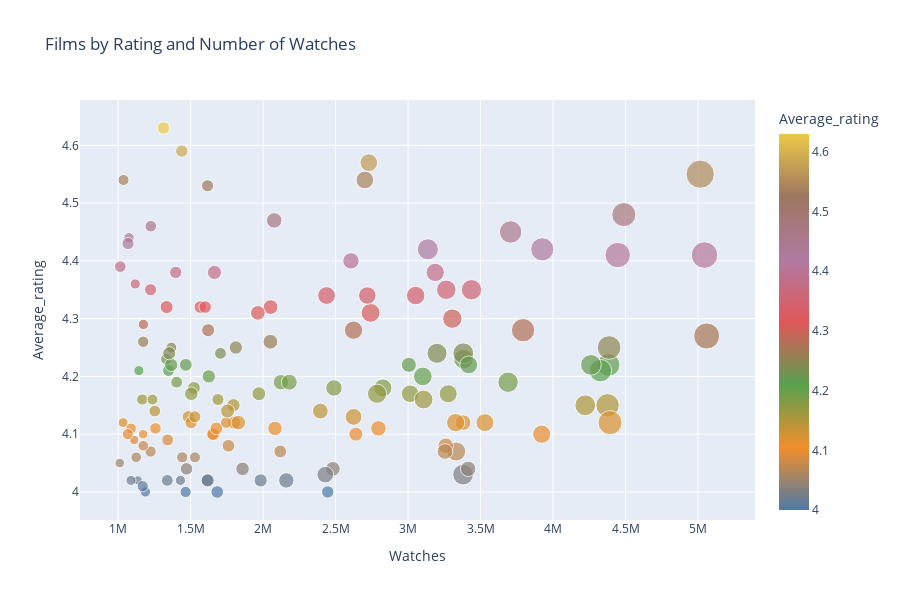

The notebook cell this image was saved under:
### Code cell
fig3 = px.scatter(
    high_rating_watches,
    x='Watches',
    y='Average_rating',
    size='Likes', 
    hover_name='Film_title',
    title='Films by Rating and Number of Watches',
    color='Average_rating',
    color_continuous_scale=custom_palette
)
fig3.update_layout(width=900, height=600)
fig3.show()
# Parasite is the movie with the highest average rate (4.55).

### Figure 1 — Plotly figure (JSON) as saved in the notebook; plotly's stock layout.template omitted (floating-point values rounded to 4 significant figures; data arrays with more than 128 entries replaced by an {"elided": "..."} marker saying what was removed)
{"data": [{"hovertemplate": "<b>%{hovertext}</b><br><br>Watches=%{x}<br>Average_rating=%{marker.color}<br>Likes=%{marker.size}<extra></extra>", "hovertext": {"elided": "140 str values"}, "legendgroup": "", "marker": {"color": {"elided": "140 float values"}, "coloraxis": "coloraxis", "size": {"elided": "140 int values"}, "sizemode": "area", "sizeref": 6827.0, "symbol": "circle"}, "mode": "markers", "name": "", "orientation": "v", "showlegend": false, "type": "scatter", "x": {"elided": "140 int values"}, "xaxis": "x", "y": {"elided": "140 float values"}, "yaxis": "y"}], "layout": {"coloraxis": {"colorbar": {"title": {"text": "Average_rating"}}, "colorscale": [[0, "#4E79A7"], [0.1667, "#F28E2B"], [0.3333, "#59A14F"], [0.5, "#E15759"], [0.6667, "#B07AA1"], [0.8333, "#9D7660"], [1, "#EDC949"]]}, "height": 600, "legend": {"itemsizing": "constant", "tracegroupgap": 0}, "title": {"text": "Films by Rating and Number of Watches"}, "width": 900, "xaxis": {"anchor": "y", "domain": [0, 1], "title": {"text": "Watches"}}, "yaxis": {"anchor": "x", "domain": [0, 1], "title": {"text": "Average_rating"}}}}
